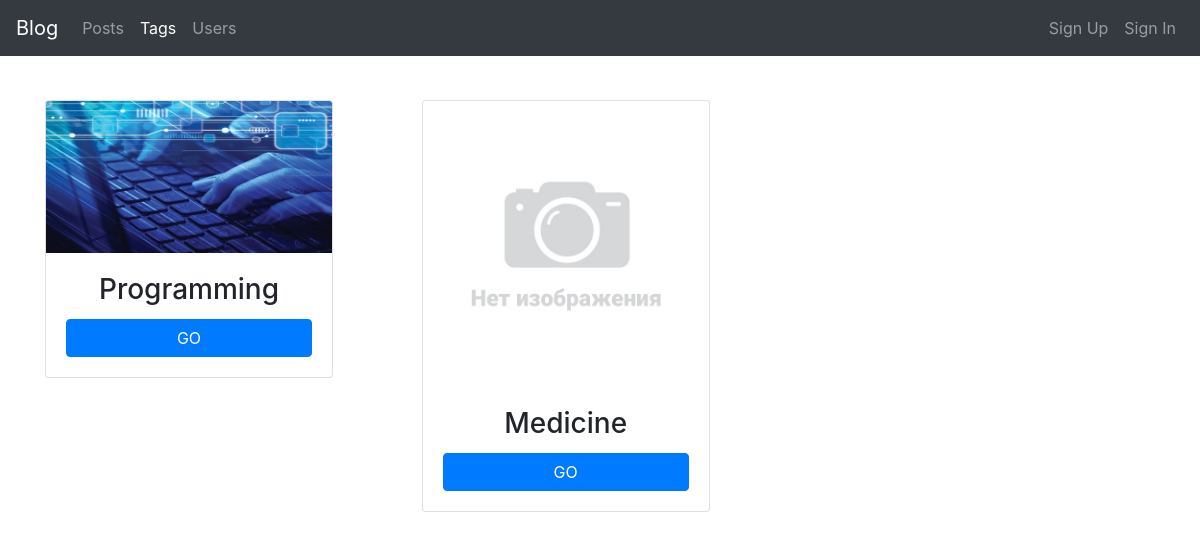
The app's page /tags/ with its own data.
### blogs/models.py (models this page shows, shortened)
class Tag(models.Model):
    title = models.CharField(max_length=50)
    slug = models.SlugField(max_length=50, unique=True)
    image = models.ImageField(blank=True, null=True, upload_to='tags/')
    def __str__(self):
        return self.title

### blogs/views.py (the view)
# urls.py: path('tags/', Tags.as_view(), name='tags'),
class Tags(ListView, ViewMixin):
    model = Tag
    template_name = 'blogs/tags.html'
    context_object_name = 'tags'
    active = 'tags'

### common/mixins.py (called while the page is built)
    def get_context_data(self, **kwargs):
        context = super().get_context_data(**kwargs)
        context['active'] = self.active
        return context

### blogs/templates/blogs/tags.html (shortened to what this page needs)
{% extends "base.html" %}
{% load static %}
{% block content %}
    <div class="card-columns">
        {% for tag in tags %}
            <div class="card" style="max-width: 18rem;">
              <img src="{% if tag.image %}{{ tag.image.url }}{% else %}{% static 'img/no-photo.png' %}{% endif %}"
                   class="card-img-top" alt="{{ tag }}">
              <div class="card-body text-center">
                <h3 class="card-title">{{ tag }}</h3>
                <a href="#" class="btn btn-primary w-100">GO</a>
              </div>
            </div>
        {% endfor %}
    </div>
{% endblock %}

### blogs/templates/base.html (shortened to what this page needs)
<!DOCTYPE html>
{% load static %}
{% load bootstrap4 %}
<html lang="en">
<head>
    {% bootstrap_css %}
    <link rel="stylesheet" href="{% static 'css/base.css' %}">
    <link rel="stylesheet" href="https://use.fontawesome.com/releases/v5.0.8/css/all.css">
</head>
<body>
    <header>
        <nav class="navbar navbar-expand-md navbar-dark fixed-top bg-dark">
          <a class="navbar-brand" href="#">Blog</a>
            <div class="collapse navbar-collapse" id="navbarCollapse">
                <ul class="navbar-nav mr-auto">
                    <li class="nav-item {% if active == 'posts' %}active{% endif %}">
                        <a class="nav-link" href="{% url 'blogs:posts' %}">Posts</a>
                    </li>
                    <li class="nav-item {% if active == 'tags' %}active{% endif %}">
                        <a class="nav-link" href="{% url 'blogs:tags' %}">Tags</a>
                    </li>
                    <li class="nav-item {% if active == 'users' %}active{% endif %}">
                        <a class="nav-link" href="{% url 'blogs:users:users' %}">Users</a>
                    </li>
                </ul>
                {% if request.user.is_authenticated %}
                  <form class="form-inline mt-2 mt-md-0 mr-lg-5 mr-md-3">
                      <input class="form-control mr-sm-2" type="text" placeholder="Search" aria-label="Search">
                      <button class="btn btn-outline-success my-2 my-sm-0" type="submit">Search</button>
                  </form>
                  <span class="text-white">
                      Hello, {{ request.user.first_name }}
                      {% with photo=request.user.profile.photo %}
                          <img class="rounded-circle" width="50" height="50"
                               src="{% if photo %}{{ photo.url }}{% else %}{% static 'img/no-photo.png' %}{% endif %}"
                               alt="{{ request.user.username }}">
                      {% endwith %}
                      <a class="text-white ml-1" href="{% url 'blogs:users:logout' %}">Logout</a>
                  </span>
                {% else %}
                <ul class="navbar-nav">
                    <li class="nav-item {% if active == 'signup' %}active{% endif %}">
                        <a class="nav-link" href="{% url 'blogs:users:register' %}">Sign Up</a>
                    </li>
                    <li class="nav-item {% if active == 'signin' %}active{% endif %}">
                        <a class="nav-link" href="{% url 'blogs:users:login' %}">Sign In</a>
                    </li>
                </ul>
                {% endif %}
              </div>
        </nav>
    </header>
    <main role="main" class="container" style="padding-top: 100px;">
        {% block content %}{% endblock %}
    </main>
</body>
</html>

### records on screen
Tag: image (picture), title "Programming"
Tag: shows a picture, title "Medicine"
